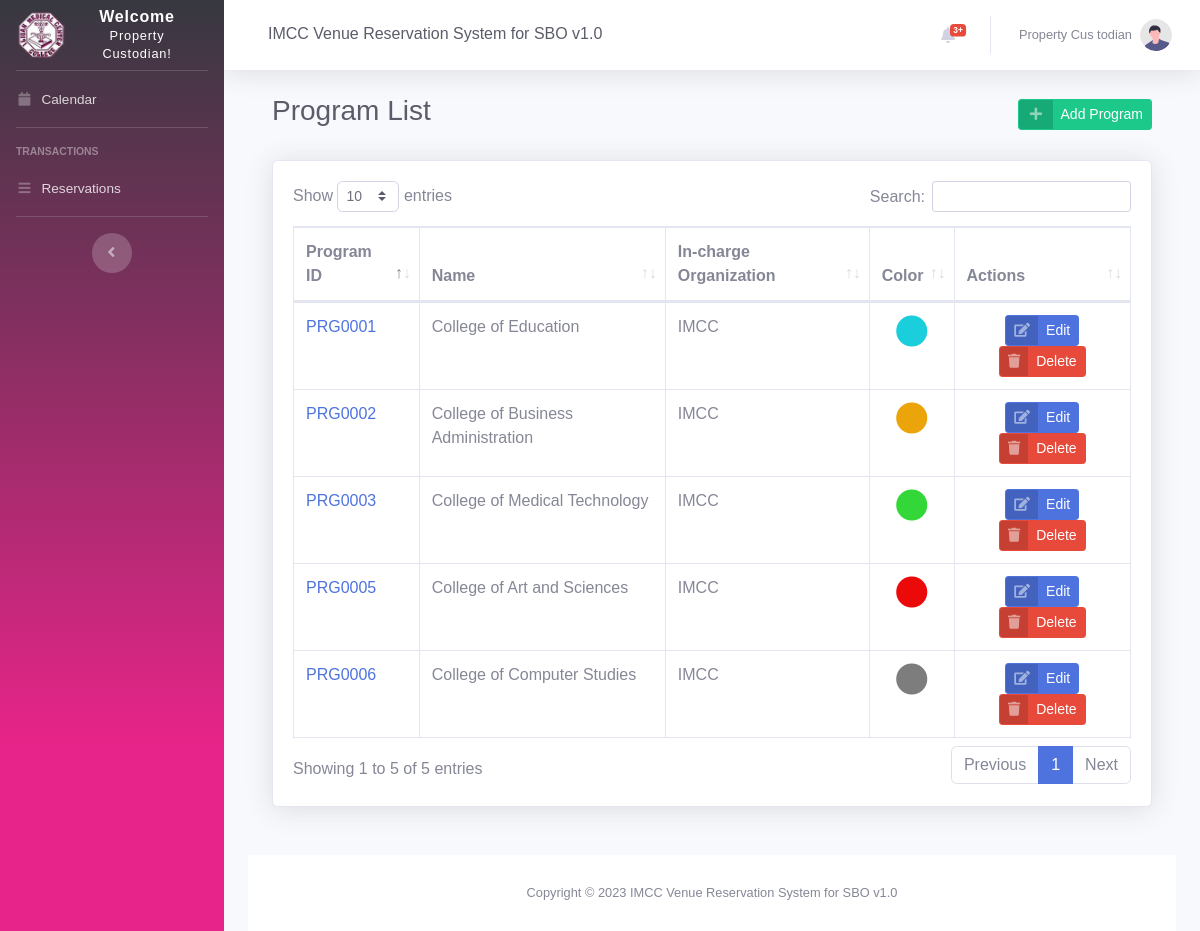
/programs.php (signed in), run on an earlier commit of the app's database.
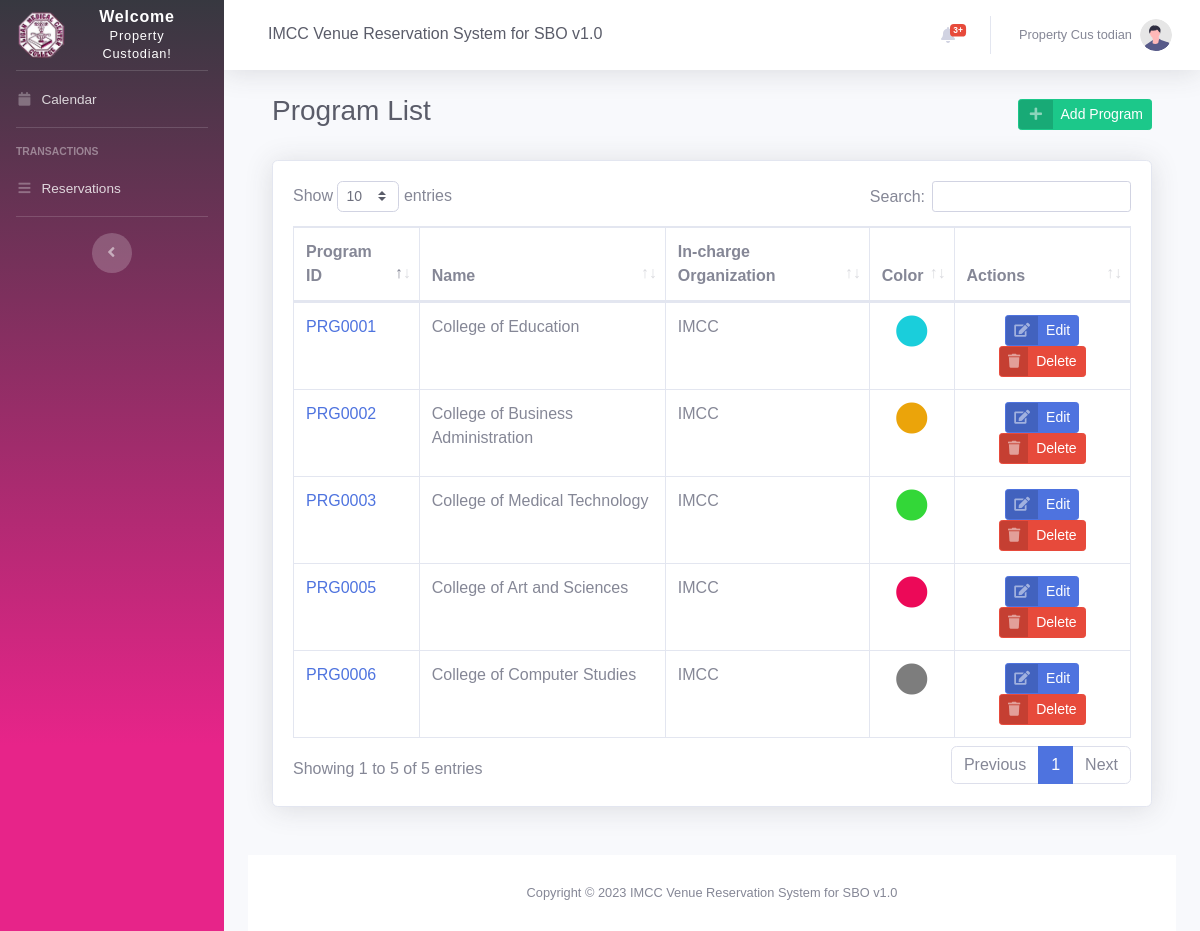
And on a later commit of the database.
### tables this page shows
CREATE TABLE `program` (
  `id` int(11) NOT NULL,
  `programID` varchar(15) DEFAULT NULL,
  `name` varchar(255) DEFAULT NULL,
  `color` varchar(15) DEFAULT NULL,
  `incharge_organization` varchar(255) DEFAULT NULL,
  `dateAdded` datetime NOT NULL DEFAULT current_timestamp(),
  `dateUpdated` datetime DEFAULT NULL
);

### programs.php (the view, shortened to what this page needs)
<?php
include 'settings/system.php';
include 'settings/header.php';
include "settings/sidebar.php";
include 'settings/topbar.php';
?>
<div class="container-fluid">
    <div class="d-sm-flex align-items-center justify-content-between mb-4">
        <div class="container-fluid">
            <div class="d-sm-flex align-items-center justify-content-between mb-4">
                <h1 class="h3 mb-2 text-gray-800">Program List</h1>
                <a href="program_add.php" class="btn btn-success btn-icon-split btn-sm keychainify-checked">
                    <span class="icon text-white-50">
                        <i class="fas fa-fw fa-plus"></i>
                    </span>
                    <span class="text">Add Program</span>
                </a>
            </div>
            <div class="card shadow mb-4">
                <div class="card-body">
                    <div class="table-responsive">
                        <table class="table table-bordered table-hovered" id="dataTable" width="100%" cellspacing="0">
                            <thead>
                                <tr>
                                    <th>Program ID</th>
                                    <th>Name</th>
                                    <th>In-charge Organization</th>
                                    <th>Color</th>
                                    <th>Actions</th>
                                </tr>
                            </thead>
                            <tbody>
                                <?php
                                $donor = $db->query("SELECT * FROM `program` ORDER BY name ASC");
                                $row_donor = $donor->fetchAll(PDO::FETCH_OBJ);
                                foreach ($row_donor as $row) {
                                ?>
                                    <tr>
                                        <td><?= '<a href="program_edit.php?id='.$row->id.'">' . $row->programID. '</a>'; ?></td>
                                        <td><?= $row->name; ?></td>
                                        <td><?= $row->incharge_organization; ?></td>
                                        <td align="center"><i class="fas fa-circle" style="font-size:2rem;color:<?= $row->color; ?>"></i></td>
                                        <td align="center">
                                            <a href="program_edit.php?id=<?php echo $row->id; ?>" class="btn btn-primary btn-icon-split btn-sm keychainify-checked">
                                                <span class="icon text-white-50">
                                                    <i class="fas fa-edit"></i>
                                                </span>
                                                <span class="text">Edit</span>
                                            </a>
                                            <a href="program_delete.php?id=<?php echo $row->id; ?>" onclick="return confirm('Are you sure you want to delete <?= $row->name; ?>?')" class="btn btn-danger btn-icon-split btn-sm keychainify-checked">
                                                <span class="icon text-white-50">
                                                    <i class="fas fa-trash"></i>
                                                </span>
                                                <span class="text">Delete</span>
                                            </a>
                                        </td>
                                    </tr>
                                <?php } ?>
                            </tbody>
                        </table>
                    </div>
                </div>
            </div>
        </div>
    </div>
    <?php include 'settings/footer.php'; ?>

What changed in the data, as far as the page shows it:
changed program "PRG0005": color "#ec0909" → "#ec0958" (drawn)
